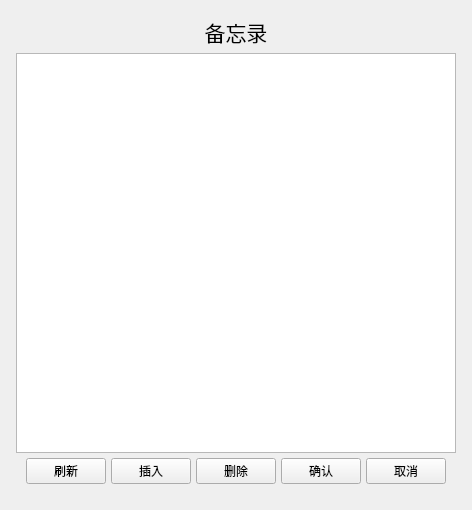
    <widget class="QWidget" name="pageMem">
     <layout class="QVBoxLayout" name="verticalLayout_6">
      <item>
       <layout class="QVBoxLayout" name="pageMemLayout">
        <property name="spacing">
         <number>5</number>
        </property>
        <property name="leftMargin">
         <number>5</number>
        </property>
        <property name="topMargin">
         <number>5</number>
        </property>
        <property name="rightMargin">
         <number>5</number>
        </property>
        <property name="bottomMargin">
         <number>5</number>
        </property>
        <item>
         <widget class="QLabel" name="memMessageLabel">
          <property name="maximumSize">
           <size>
            <width>16777215</width>
            <height>40</height>
           </size>
          </property>
          <property name="font">
           <font>
            <pointsize>16</pointsize>
           </font>
          </property>
          <property name="text">
           <string>备忘录</string>
          </property>
          <property name="alignment">
           <set>Qt::AlignmentFlag::AlignCenter</set>
          </property>
         </widget>
        </item>
        <item>
         <widget class="QTableView" name="memTableView">
          <property name="sizePolicy">
           <sizepolicy hsizetype="Expanding" vsizetype="Preferred">
            <horstretch>0</horstretch>
            <verstretch>0</verstretch>
           </sizepolicy>
          </property>
          <property name="minimumSize">
           <size>
            <width>0</width>
            <height>400</height>
           </size>
          </property>
         </widget>
        </item>
        <item>
         <layout class="QHBoxLayout" name="memButtonHorizontalLayout">
          <property name="leftMargin">
           <number>10</number>
          </property>
          <property name="topMargin">
           <number>0</number>
          </property>
          <property name="rightMargin">
           <number>10</number>
          </property>
          <property name="bottomMargin">
           <number>10</number>
          </property>
          <item>
           <widget class="QPushButton" name="memRefreshButton">
            <property name="text">
             <string>刷新</string>
            </property>
           </widget>
          </item>
          <item>
           <widget class="QPushButton" name="memInsertButton">
            <property name="text">
             <string>插入</string>
            </property>
           </widget>
          </item>
          <item>
           <widget class="QPushButton" name="memDeleteButton">
            <property name="text">
             <string>删除</string>
            </property>
           </widget>
          </item>
          <item>
           <widget class="QPushButton" name="memCommitButton">
            <property name="sizePolicy">
             <sizepolicy hsizetype="Minimum" vsizetype="Maximum">
              <horstretch>0</horstretch>
              <verstretch>0</verstretch>
             </sizepolicy>
            </property>
            <property name="text">
             <string>确认</string>
            </property>
           </widget>
          </item>
          <item>
           <widget class="QPushButton" name="memCancelButton">
            <property name="text">
             <string>取消</string>
            </property>
           </widget>
          </item>
         </layout>
        </item>
       </layout>
      </item>
     </layout>
    </widget>
